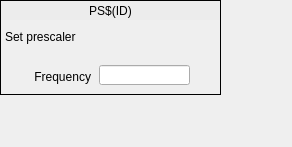
<?xml version="1.0" encoding="UTF-8"?>
<ui version="4.0">
 <class>Form</class>
 <widget class="QWidget" name="Form">
  <property name="geometry">
   <rect>
    <x>0</x>
    <y>0</y>
    <width>292</width>
    <height>147</height>
   </rect>
  </property>
  <property name="windowTitle">
   <string>Prescaler</string>
  </property>
  <widget class="caFrame" name="caframe">
   <property name="geometry">
    <rect>
     <x>0</x>
     <y>0</y>
     <width>221</width>
     <height>95</height>
    </rect>
   </property>
   <property name="frameShape">
    <enum>QFrame::Box</enum>
   </property>
   <widget class="QLabel" name="label_2">
    <property name="geometry">
     <rect>
      <x>10</x>
      <y>68</y>
      <width>81</width>
      <height>17</height>
     </rect>
    </property>
    <property name="text">
     <string>Frequency</string>
    </property>
    <property name="alignment">
     <set>Qt::AlignRight|Qt::AlignTrailing|Qt::AlignVCenter</set>
    </property>
   </widget>
   <widget class="QLabel" name="label">
    <property name="geometry">
     <rect>
      <x>5</x>
      <y>28</y>
      <width>91</width>
      <height>17</height>
     </rect>
    </property>
    <property name="text">
     <string>Set prescaler</string>
    </property>
   </widget>
   <widget class="caLabel" name="calabel">
    <property name="geometry">
     <rect>
      <x>1</x>
      <y>1</y>
      <width>219</width>
      <height>19</height>
     </rect>
    </property>
    <property name="styleSheet">
     <string notr="true">background-color: rgb(236, 236, 236, 255);</string>
    </property>
    <property name="text">
     <string>PS$(ID)</string>
    </property>
    <property name="alignment">
     <set>Qt::AlignCenter</set>
    </property>
   </widget>
   <widget class="caLineEdit" name="calineedit">
    <property name="geometry">
     <rect>
      <x>99</x>
      <y>65</y>
      <width>91</width>
      <height>20</height>
     </rect>
    </property>
    <property name="channel" stdset="0">
     <string notr="true">$(SYS)-$(DEVICE):PS$(ID)-Rate-I</string>
    </property>
    <property name="unitsEnabled">
     <bool>true</bool>
    </property>
   </widget>
   <widget class="caSpinbox" name="caspinbox_2">
    <property name="geometry">
     <rect>
      <x>100</x>
      <y>28</y>
      <width>111</width>
      <height>31</height>
     </rect>
    </property>
    <property name="toolTip">
     <string>How long does a pulse state stay active</string>
    </property>
    <property name="channel" stdset="0">
     <string notr="true">$(SYS)-$(DEVICE):PS$(ID)-Div-SP</string>
    </property>
    <property name="background">
     <color>
      <red>212</red>
      <green>219</green>
      <blue>157</blue>
     </color>
    </property>
    <property name="fixedFormat">
     <bool>false</bool>
    </property>
   </widget>
  </widget>
 </widget>
 <customwidgets>
  <customwidget>
   <class>caSpinbox</class>
   <extends>QFrame</extends>
   <header>caSpinbox</header>
  </customwidget>
  <customwidget>
   <class>caFrame</class>
   <extends>QFrame</extends>
   <header>caFrame</header>
   <container>1</container>
  </customwidget>
  <customwidget>
   <class>caLabel</class>
   <extends>QLabel</extends>
   <header>caLabel</header>
  </customwidget>
  <customwidget>
   <class>caLineEdit</class>
   <extends>QLineEdit</extends>
   <header>caLineEdit</header>
  </customwidget>
 </customwidgets>
 <resources/>
 <connections/>
</ui>
